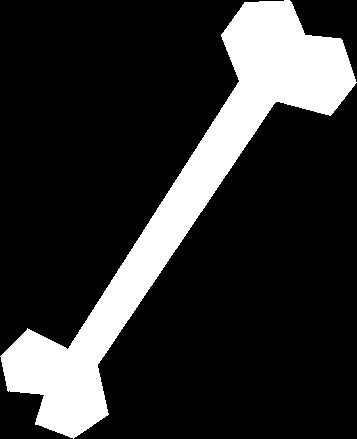
%> input picture examples/GUI/Pattern Recognition3/data latih/Bone-1.gif, 357 x 439 px; its folder holds 4 pictures in this run
$ octave algoritma_knn.m   (GNU Octave 9; MATLAB toolbox functions it lacks are replaced by stand-ins)
%> lines starting %> are read from the running program, lines starting %| are printed output that depends on the picture; in (x1, y1, x2, y2) boxes, pixels count from 0 and x2, y2 are one past the last pixel; in counts of white or black regions, pixels touching at a corner belong together; the program's own positions count from 1
clc;clear;close all;

image_folder = 'data latih';
filenames = dir(fullfile(image_folder, '*.gif'));
total_images = numel(filenames);

for n = 1:total_images
    full_name= fullfile(image_folder, filenames(n).name);
    our_images = logical(imread(full_name));
%> our_images: size 439x357 logical; 18.7% white; 1 white region, box (x1, y1, x2, y2) and area: (0, 0, 357, 439) 29232
    our_images = bwconvhull(our_images,'objects');
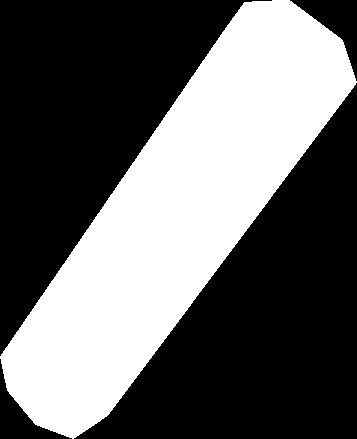
%> our_images: size 439x357 logical; 39.5% white; 1 white region, box (x1, y1, x2, y2) and area: (0, 0, 357, 439) 61892
    stats = regionprops(our_images,'Area','Perimeter','Eccentricity');
%> stats = 1 region; Area, Eccentricity and Perimeter: 61892 0.963 1164
    area(n) = stats.Area;
    perimeter(n) = stats.Perimeter;
    metric(n) = 4*pi*area(n)/(perimeter(n)^2);
    eccentricity(n) = stats.Eccentricity;
    training = [metric;eccentricity]';
%> training = [0.574 0.963]

    group = cell(60,1);
    group(1:15,:) = {'apel'};
    group(16:30,:) = {'tulang'};
    group(31:45,:) = {'gajah'};
    group(46:60,:) = {'garpu'};
end
%> pass 2 of the loop `for n = 1:total_images`:
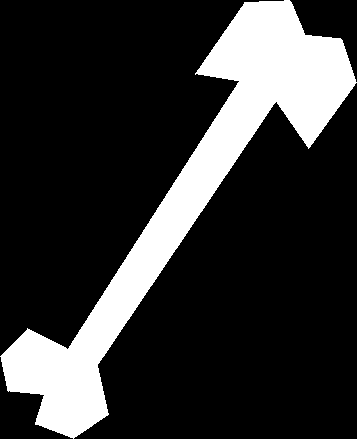
%> input picture examples/GUI/Pattern Recognition3/data latih/Bone-10.gif, 357 x 439 px
%> `our_images = bwconvhull(our_images,'objects');`:
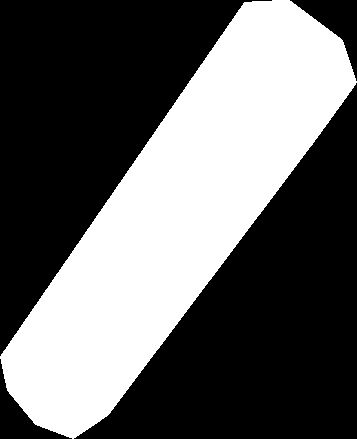
%> our_images: size 439x357 logical; 39.6% white; 1 white region, box (x1, y1, x2, y2) and area: (0, 0, 357, 439) 62026
%> stats = 1 region; Area, Eccentricity and Perimeter: 62026 0.962 1164
%> training = [0.574 0.963; 0.575 0.962]
%> pass 3 of the loop `for n = 1:total_images`:
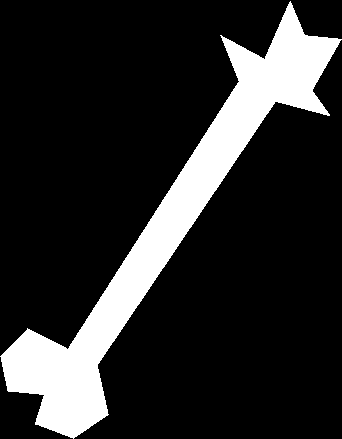
%> input picture examples/GUI/Pattern Recognition3/data latih/Bone-11.gif, 342 x 439 px
%> `our_images = bwconvhull(our_images,'objects');`:
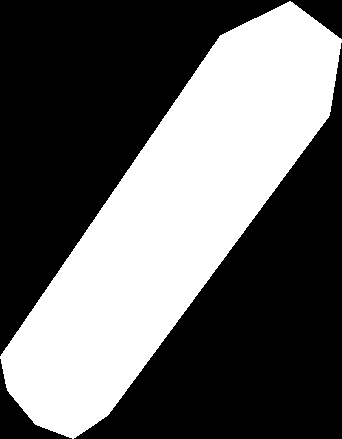
%> our_images: size 439x342 logical; 39.9% white; 1 white region, box (x1, y1, x2, y2) and area: (0, 1, 342, 439) 59876
%> stats = 1 region; Area, Eccentricity and Perimeter: 59876 0.963 1142.6
%> training = [0.574 0.963; 0.575 0.962; 0.576 0.963]
%> the loop made 4 passes; the first 3 are shown

figure,
%> (the run ends here)
